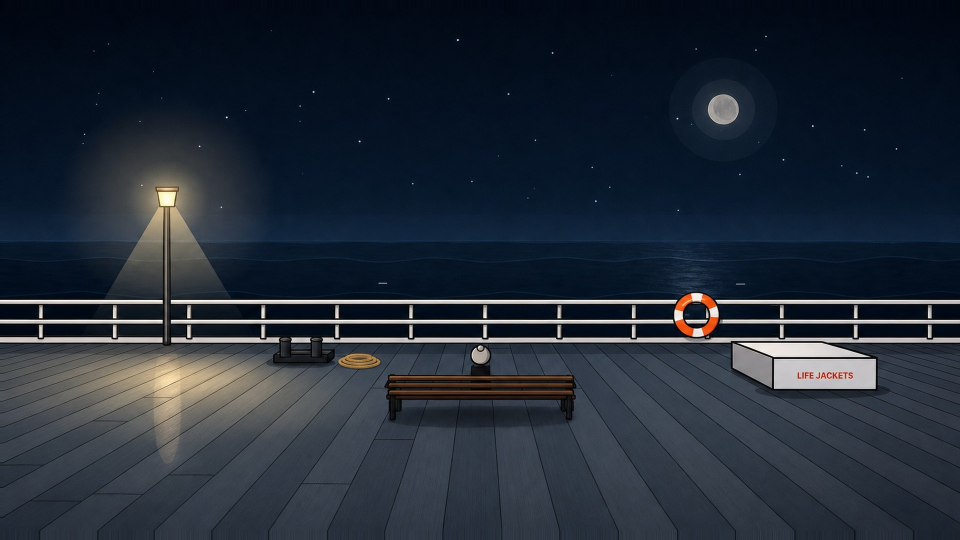
#> input picture door306-stick/references/stick/style_night.jpg, 1920 x 1080 px, given in place of style_night.jpg.png, which was not available (shown at 1/2 size)
$ python -i puppets.py   (imports and definitions only)
#> lines starting #> are read from the running program, lines starting #| are printed output that depends on the picture; after the words box and inside, x2 and y2 are one past the last pixel; in counts of white or black regions, pixels touching at a corner belong together; long printed decimals are rounded
#!/usr/bin/env python3
"""Painted puppets for the stick-figure "3:06" film.

The image model (gpt-image-2, quality low) paints each character as a sheet of separate cut-out parts on a
plain white background: three heads (front, three-quarter facing right, back) and three torsos (front, side,
back). The faces are left BLANK on purpose - eyes, brows and mouths are drawn by the code on top, so blinks,
looks and lip sync keep working. Arms and legs stay code-drawn tubes in matching colours.

    .venv/bin/python scripts/images/puppets.py gen sarah harris      # paint the sheets (costs money)
    .venv/bin/python scripts/images/puppets.py cut sarah harris      # cut them out (free)
Outputs: public/puppets/<who>_<part>.png (transparent) + src/data/generated/puppets.json
"""
from __future__ import annotations

import json
import os
import sys
from pathlib import Path

import numpy as np
from PIL import Image, ImageFilter
from scipy import ndimage

sys.path.insert(0, str(Path(__file__).resolve().parent))
import restyle as R  # noqa: E402

ROOT = R.ROOT
RAW = ROOT / 'build' / 'puppets'
OUT = ROOT / 'public' / 'puppets'
MANIFEST = ROOT / 'src' / 'data' / 'generated' / 'puppets.json'
STYLE_REF = ROOT / 'references' / 'stick' / 'style_room.jpg'
PARTS = ['head', 'headSide', 'headBack', 'torso', 'torsoSide', 'torsoBack']

S = ROOT / 'references' / 'sheets'
CHARS = {
    'sarah': (S / 'sarah_turnaround.png', 'SARAH, a woman in her late twenties: shoulder-length wavy auburn hair, pale skin with a few freckles; a faded sage-green long-sleeve pyjama top with small buttons down the front.'),
    'harris': (S / 'harris.png', 'MR. HARRIS, a thin old man of about 75: thin white hair on a mostly bald head, white stubble; a long dark-brown cardigan worn open over a cream vest, reading glasses hanging on a cord on his chest.'),
    'mother': (S / 'mother_boy.png', 'THE MOTHER, a woman in her thirties: black hair in a neat bob with a fringe; a light-blue nightgown with a grey cardigan over it.'),
    'boy': (S / 'mother_boy.png', 'THE BOY, about six years old: short black hair with a fringe; navy-blue pyjamas with little yellow stars. A small child.'),
    'oldman': (S / 'residents.png', 'THE VERY OLD MAN (the leftmost person in image 1): about 85, bald with a fringe of white hair, frail; white-and-grey striped pyjamas.'),
    'robeman': (S / 'residents.png', 'THE HEAVY MAN (second from the left in image 1): about 60, balding with grey hair at the sides and a thick grey moustache, heavy-set; a dark navy bathrobe.'),
    'tshirt': (S / 'residents.png', 'THE YOUNG MAN (in the middle of image 1): about 25, Black, short dark hair and a short beard; a plain white T-shirt.'),
    'shawl': (S / 'residents.png', 'THE YOUNG WOMAN (second from the right in image 1): about 30, long curly dark-brown hair, light brown skin; a cream knitted blanket wrapped around her shoulders over a white nightdress.'),
    'robewoman': (S / 'residents.png', 'THE OLD WOMAN (the rightmost person in image 1): about 70, short curly grey hair; a lilac dressing gown.'),
    'landlord': (S / 'landlord.png', 'THE LANDLORD, a man of about 55: short neat grey-brown hair, a friendly round face; a light-blue shirt with rolled sleeves under a dark-grey knitted sweater vest.'),
}
CHILD = {'boy'}
PROMPT = (
    'Image 1 shows the CHARACTER DESIGN (who they are, hair, colours, clothes). Image 2 is the ART STYLE reference. '
    'Draw a CUT-OUT PUPPET PARTS SHEET for a 2D cartoon in the art style of image 2: thick clean dark outlines, flat colours '
    'with soft cel shading, simple and cute like the round-headed characters of an animated YouTube story. '
    'CHARACTER: {desc} '
    'Draw exactly SIX separate pieces in a neat 3 x 2 grid on a plain flat pure WHITE background, with wide empty white space '
    'between all pieces - nothing touching, nothing overlapping, no ground shadows, no labels, no text. '
    'TOP ROW, left to right: (1) the HEAD seen from the FRONT, (2) the HEAD in three-quarter view facing to the RIGHT, '
    '(3) the BACK of the head. Every head is a big, nearly perfectly ROUND ball shape with the hair on it, and a short stub of neck. '
    'IMPORTANT: the faces are completely BLANK - smooth plain skin with NO eyes, NO eyebrows, NO nose and NO mouth '
    '(they are drawn later by the animation); ears are fine. '
    'BOTTOM ROW, left to right: (4) the TORSO from the FRONT, (5) the TORSO from the SIDE facing right, (6) the TORSO from the BACK: '
    'only the upper body in their clothes from the shoulders down to the hips, with just short sleeve stubs at the shoulders - '
    'NO arms, NO hands, NO head, NO neck, NO legs. Each torso is a simple rounded tapered shape. '
    'All six pieces the same scale, centred in their grid cells.'
)


CREATURE_PROMPT = (
    'Image 1 shows the MONSTER DESIGN. Image 2 is the ART STYLE reference. Draw a CUT-OUT PUPPET PARTS SHEET of this monster for a 2D cartoon in the art '
    'style of image 2 (thick clean dark outlines, flat colours with soft cel shading, a creepy but simple cartoon, NOT realistic, no gore, no blood): '
    'a seven-foot-tall emaciated thing with grey skin stretched tightly over its bones. '
    'Draw exactly SIX separate pieces in a neat 3 x 2 grid on a plain flat pure WHITE background with wide empty space between them, nothing touching, '
    'no labels, no text. TOP ROW: (1) its HEAD from the front: a long, bald grey skull, deep black empty eye sockets, and a dark mouth hanging open far '
    'too wide, (2) the same HEAD in three-quarter view facing RIGHT, mouth hanging open, (3) the BACK of the bald grey head. Each head with a short neck stub. '
    'BOTTOM ROW: (4) its TORSO from the front: narrow, skeletal, ribs showing under grey skin, from the shoulders to the hips, (5) the TORSO from the side '
    'facing right, hunched, spine curved, (6) the TORSO from the back, spine and shoulder blades showing. NO arms, NO hands, NO legs on any piece.'
)
PROPS_PROMPT = (
    'Image 2 is the ART STYLE reference (thick clean dark outlines, flat colours with soft cel shading). Draw a sheet of SIX separate PROPS for a 2D cartoon '
    'in that style, in a neat 3 x 2 grid on a plain flat pure WHITE background with wide empty space between them, nothing touching, no labels, no text, '
    'no shadows on the ground, all seen straight from the FRONT at the same scale: '
    'TOP ROW: (1) a worn purple-grey two-seat SOFA, (2) a small plain wooden DINING TABLE, (3) a plain wooden dining CHAIR. '
    'BOTTOM ROW: (4) a large dirty burlap SACK lying on its side, tied at the neck, dark stains on it, (5) the same SACK with a lumpy bulge as if something '
    'inside is moving, (6) an old brown leather NOTEBOOK lying closed.'
)
PROP_PARTS = ['sofa', 'table', 'chair', 'sack', 'sackMove', 'notebook']


def gen(who: str) -> None:
    os.environ['IMAGE_MODEL'] = os.environ.get('IMAGE_MODEL', 'gpt-image-2')
    os.environ['IMAGE_INPUT_FIDELITY'] = ''
    style = R.png_bytes(R.ref_image(STYLE_REF))
    if who == 'creature':
        imgs, prompt = [R.png_bytes(R.ref_image(S / 'creature.png')), style], CREATURE_PROMPT
    elif who == 'props':
        imgs, prompt = [style, style], PROPS_PROMPT.replace('Image 2 is', 'Image 1 is')
        imgs = [style]
    else:
        sheet, desc = CHARS[who]
        extra = ' A small CHILD: the head is big and round, the torso small and short.' if who in CHILD else ''
        imgs, prompt = [R.png_bytes(R.ref_image(sheet)), style], PROMPT.format(desc=desc + extra)
    img = R.openai_edit(imgs, prompt, 'puppet', f'{who}_puppet', quality='low')
    RAW.mkdir(parents=True, exist_ok=True)
    img.save(RAW / f'{who}.png')
    print('painted', RAW / f'{who}.png', img.size)


def cut(who: str) -> dict:
#> called with who = '../../references/stick/style_night.jpg'
    im = Image.open(RAW / f'{who}.png').convert('RGB')
#> im is the input picture: PIL image 1920x1080 RGB; mean R, G, B 34.8, 43.4, 55
    a = np.asarray(im).astype(int)
    # background = near-white connected to the border
    white = (a.min(axis=2) > 232) & (a.max(axis=2) - a.min(axis=2) < 22)
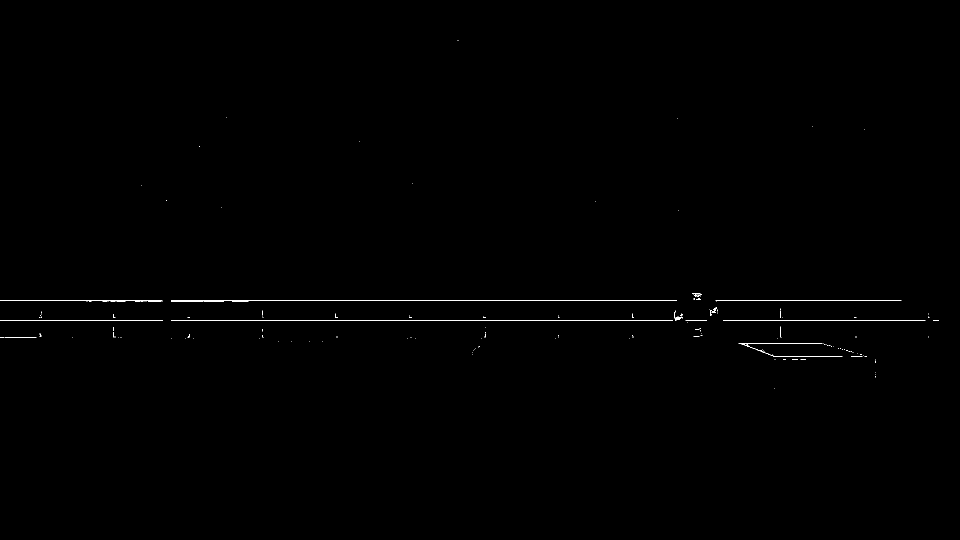
#> white: shape (1080, 1920) bool (shown at 1/2 size); 0.38% white in thin lines or dots, all inside (x1, y1, x2, y2) = (0, 80, 1878, 777)
    lab, n = ndimage.label(white)
#> lab: shape (1080, 1920) int32; 194 distinct labels, from 0 to 193
#> n = 193
    border = set(np.unique(np.concatenate([lab[0], lab[-1], lab[:, 0], lab[:, -1]]))) - {0}
#> border = 3 items
    bg = np.isin(lab, list(border))
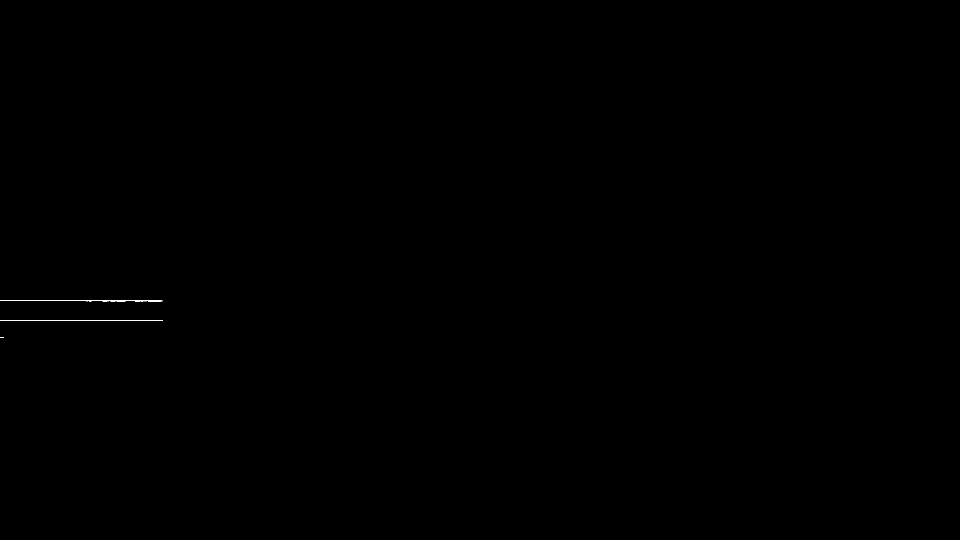
#> bg: shape (1080, 1920) bool (shown at 1/2 size); 0.06% white in thin lines or dots, all inside (x1, y1, x2, y2) = (0, 600, 325, 676)
    fg = ~bg
    fg = ndimage.binary_opening(fg, iterations=1)
#> fg: shape (1080, 1920) bool; 99.9% white; black in thin lines or dots
    flab, fn = ndimage.label(fg)
#> flab: shape (1080, 1920) int32; values 0 (black) and 1 (white), 99.9% white; black in thin lines or dots
#> fn = 1
    sizes = ndimage.sum(fg, flab, range(1, fn + 1))
#> sizes = [2072261]
    keep = np.argsort(sizes)[::-1][:6] + 1
#> keep = [1]
    boxes = []
    for k in keep:
        ys, xs = np.where(flab == k)
        boxes.append((k, xs.min(), ys.min(), xs.max(), ys.max()))
#> this loop made 1 pass
#> after the loop, boxes = [(1, 0, 0, 1919, 1079)]
    # grid order: top row (heads) by x, then bottom row (torsos) by x
    boxes.sort(key=lambda b: (b[2] + b[4]) / 2)
    top = sorted(boxes[:3], key=lambda b: b[1])
#> top = [(1, 0, 0, 1919, 1079)]
    bottom = sorted(boxes[3:], key=lambda b: b[1])
#> bottom = []
    OUT.mkdir(parents=True, exist_ok=True)
    rgba = np.dstack([a, np.zeros(a.shape[:2], int)]).astype(np.uint8)
    info = {}
    for part, (k, x0, y0, x1, y1) in zip(PROP_PARTS if who == 'props' else PARTS, top + bottom):
        mask = ndimage.binary_fill_holes(flab == k)
        alpha = Image.fromarray((mask * 255).astype(np.uint8)).filter(ImageFilter.GaussianBlur(0.6))
        rgba[..., 3] = np.asarray(alpha)
        pad = 4
        crop = Image.fromarray(rgba.copy()).crop((max(0, x0 - pad), max(0, y0 - pad), min(a.shape[1], x1 + pad + 1), min(a.shape[0], y1 + pad + 1)))
        path = OUT / f'{who}_{part}.png'
        crop.save(path)
        w, h = crop.size
        entry = {'src': f'puppets/{who}_{part}.png', 'w': w, 'h': h}
        if part.startswith('head') and part != 'headBack' and who != 'creature':
            # the face: the largest region of skin colour inside the head (skin = the colour around the middle of the face)
            ca = np.asarray(crop).astype(int)
            cx, cy = int(w * (0.45 if part == 'headSide' else 0.5)), int(h * 0.55)
            ref = ca[cy - 6:cy + 6, cx - 6:cx + 6, :3].reshape(-1, 3).mean(axis=0)
            skin = (np.abs(ca[..., :3] - ref).sum(axis=2) < 60) & (ca[..., 3] > 200)
            sl, sn = ndimage.label(skin)
            if sn:
                big = np.argmax(ndimage.sum(skin, sl, range(1, sn + 1))) + 1
                ys, xs = np.where(sl == big)
                # the face proper: skin below the top 30% of the head (a bald scalp is skin too) and above the neck
                top, bot = ys.min(), ys.max()
                sel = (ys > top + 0.3 * (bot - top)) & (ys < top + 0.85 * (bot - top))
                fy_ = int(ys[sel].mean())
                row = np.where(sl[fy_] == big)[0]
                fw = float(row.max() - row.min()) if len(row) else float(np.sqrt(len(xs) / np.pi) * 2)
                entry['face'] = {'x': float(xs[sel].mean()), 'y': float(ys[sel].mean()), 'r': float(np.sqrt(len(xs) / np.pi)), 'chin': float(bot), 'w': fw}
                entry['skin'] = '#%02x%02x%02x' % tuple(int(v) for v in ref)
        info[part] = entry
#> this loop made 1 pass
#> (part, k, x0, y0, x1, y1, pad, w) on pass 1: ('head', 1, 0, 0, 1919, 1079, 4, 1920)
#> pass 1, in cut, `alpha = Image.fromarray((mask * 255).astype(np.uint8)).filter(ImageFil..`:
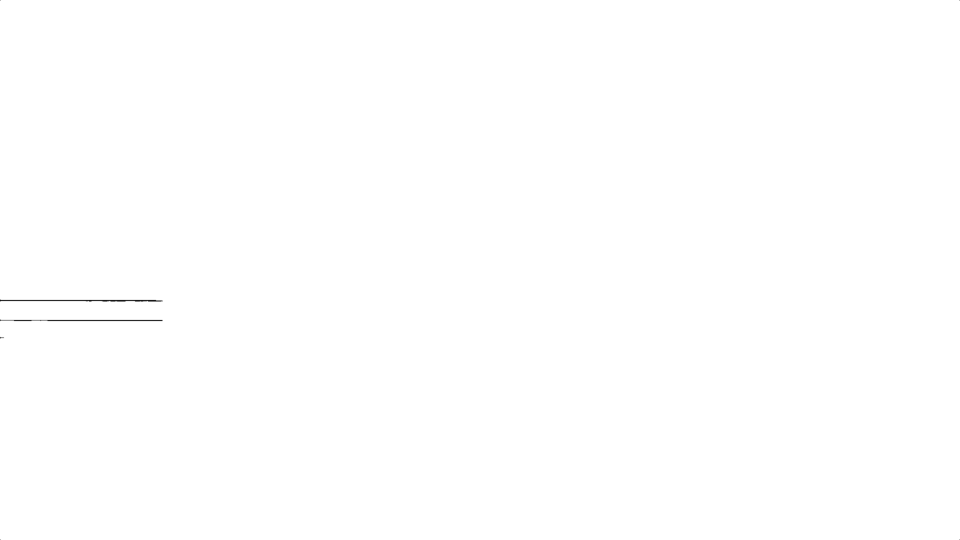
#> alpha: PIL image 1920x1080 L (shown at 1/2 size); min 5, max 255, mean 254.8
#> pass 1, in cut, `skin = (np.abs(ca[..., :3] - ref).sum(axis=2) < 60) & (ca[..., 3] > 200)`:
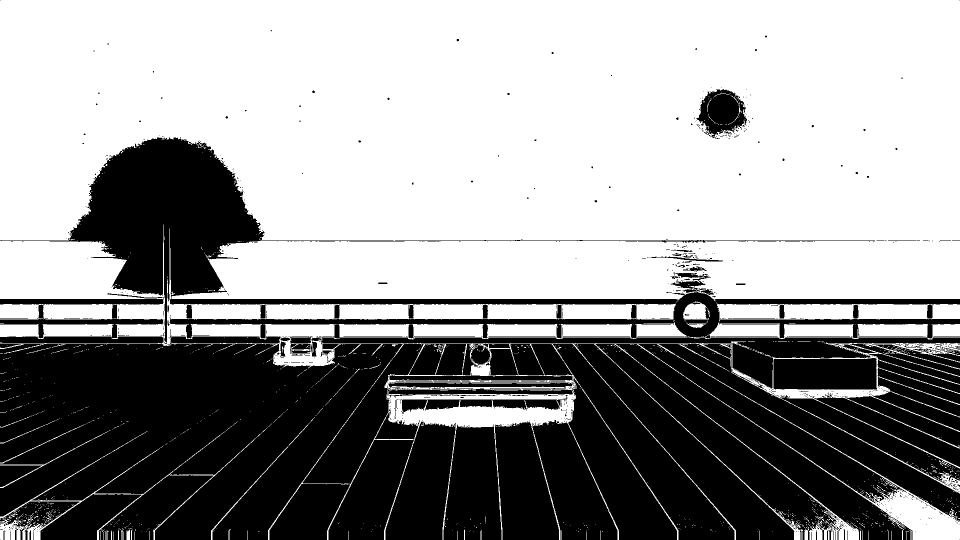
#> skin: shape (1080, 1920) bool (shown at 1/2 size); 59.2% white; 1074 black regions (930 under 20 px), largest, box (x1, y1, x2, y2) and area: (0, 658, 1920, 1080) 519490, (0, 274, 1750, 688) 81078, (340, 584, 1920, 781) 77294
#> after the loop, info = 1 item
    print(who, {p: (e['w'], e['h'], e.get('face')) for p, e in info.items()})
#| ../../references/stick/style_night.jpg {'head': (1920, 1080, {'x': 1012.398, 'y': 447.112, 'r': 597.526, 'chin': 863.0, 'w': 1919.0})}
    return info


def main() -> int:
    cmd, *who = sys.argv[1:]
    R.load_env()
    if cmd == 'gen':
        if not os.environ.get('OPENAI_API_KEY'):
            print('OPENAI_API_KEY is missing - add it to .env (not here in chat).')
            return 2
        for w in who:
            gen(w)
    elif cmd == 'cut':
        man = json.loads(MANIFEST.read_text()) if MANIFEST.exists() else {}
        for w in who:
            man[w] = cut(w)
        MANIFEST.parent.mkdir(parents=True, exist_ok=True)
        MANIFEST.write_text(json.dumps(man, indent=1))
    return 0


# [2 lines not run here, left out]

>>> result = cut('../../references/stick/style_night.jpg')
#> result = 1 item

$ run again, on passenger63-horror/style-samples/comparison_sheet.jpg
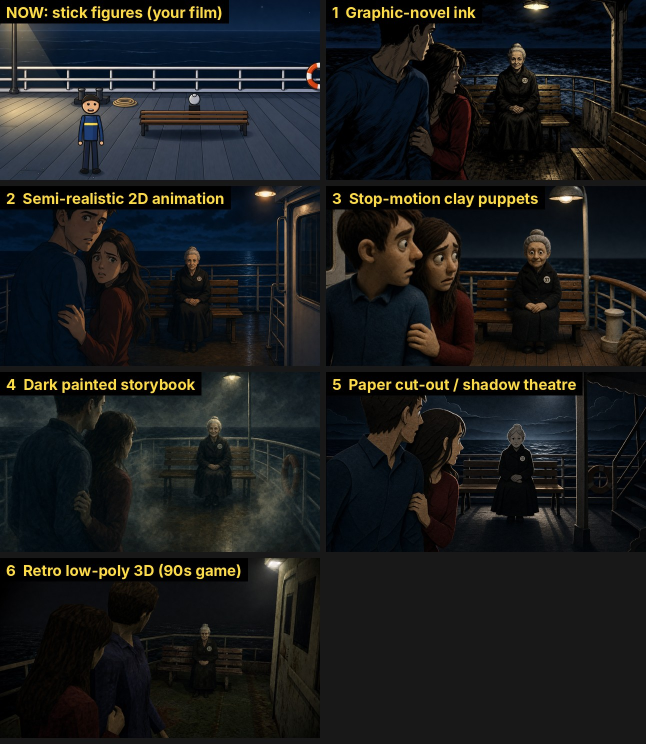
#> input picture passenger63-horror/style-samples/comparison_sheet.jpg, 1292 x 1488 px, given in place of comparison_sheet.jpg.png, which was not available (shown at 1/2 size)
#> in cut, im is the input picture: PIL image 1292x1488 RGB; mean R, G, B 27.1, 28.4, 28.4
#> white: shape (1488, 1292) bool; 0.03% white in thin lines or dots, all inside (x1, y1, x2, y2) = (0, 9, 1140, 1129)
#> lab: shape (1488, 1292) int32; 56 distinct labels, from 0 to 55
#> n = 55
#> border = 1 item
#> bg: shape (1488, 1292) bool; 0% white in thin lines or dots, all inside (x1, y1, x2, y2) = (0, 157, 16, 158)
#> flab: shape (1488, 1292) int32; values 0 (black) and 1 (white), 100% white; black in thin lines or dots
#> fn = 1
#> sizes = [1922474]
#> keep = [1]
#> the loop in cut, `for k in keep:` made 1 pass
#> after the loop in cut, `for k in keep:`: boxes = [(1, 0, 0, 1291, 1487)]
#> bottom = []
#> the loop in cut, `for part, (k, x0, y0, x1, y1) in zip(PROP_PARTS if who == 'props' else..` made 1 pass
#> (part, k, x0, y0, x1, y1, pad, w) on pass 1: ('head', 1, 0, 0, 1291, 1487, 4, 1292)
#> pass 1, in cut, `skin = (np.abs(ca[..., :3] - ref).sum(axis=2) < 60) & (ca[..., 3] > 200)`:
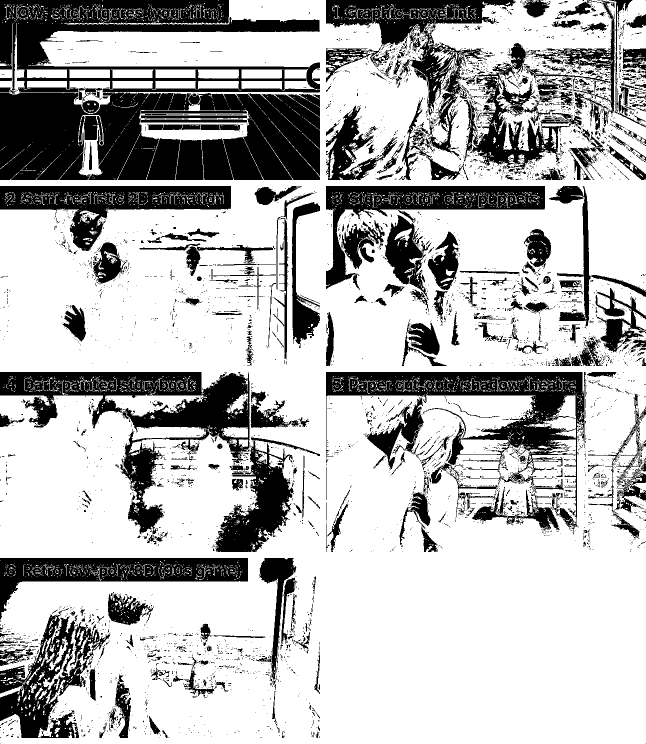
#> skin: shape (1488, 1292) bool (shown at 1/2 size); 71.9% white; 5102 black regions (4615 under 20 px), largest, box (x1, y1, x2, y2) and area: (0, 185, 640, 360) 93075, (0, 0, 640, 185) 49594, (0, 744, 501, 1069) 44341
#> after the loop in cut, `for part, (k, x0, y0, x1, y1) in zip(PROP_PARTS if who == 'props' else..`: info = 1 item
#| ../../../passenger63-horror/style-samples/comparison_sheet.jpg {'head': (1292, 1488, {'x': 643.250, 'y': 861.564, 'r': 641.731, 'chin': 1487.0, 'w': 1262.0})}
